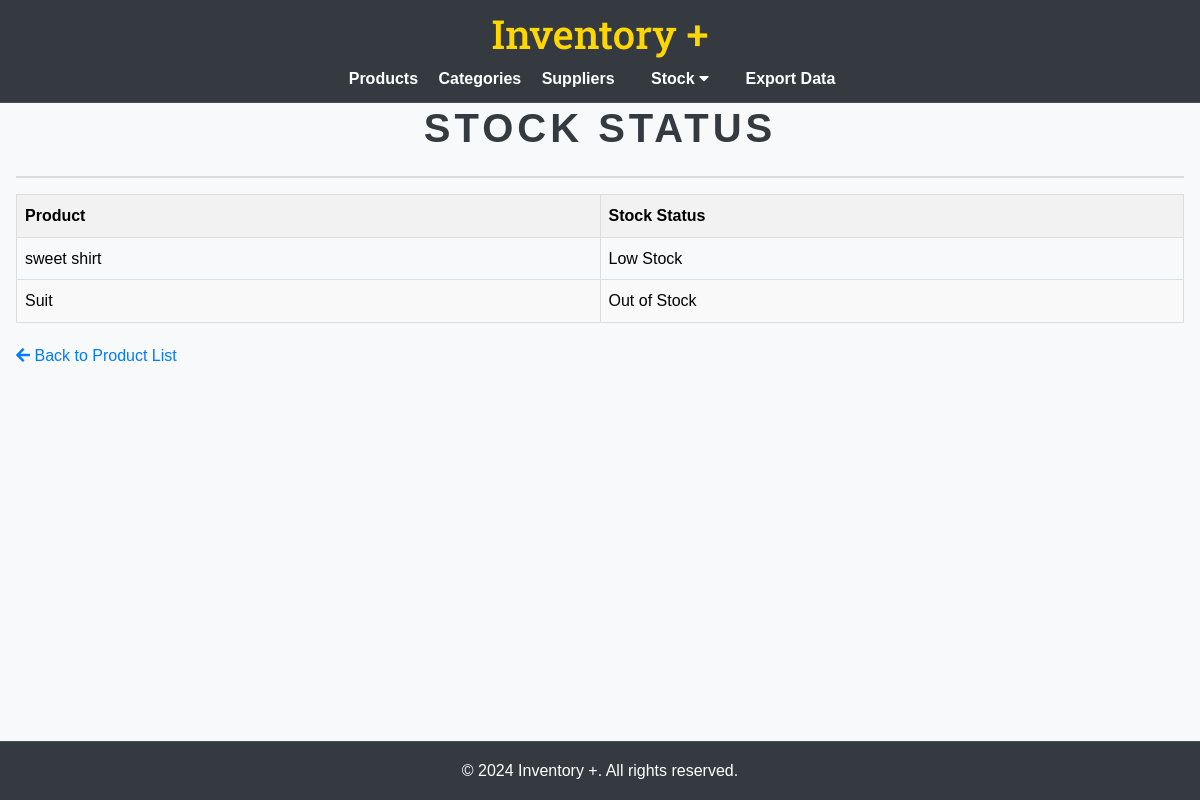
Before: /stock/status/ with the older database file.
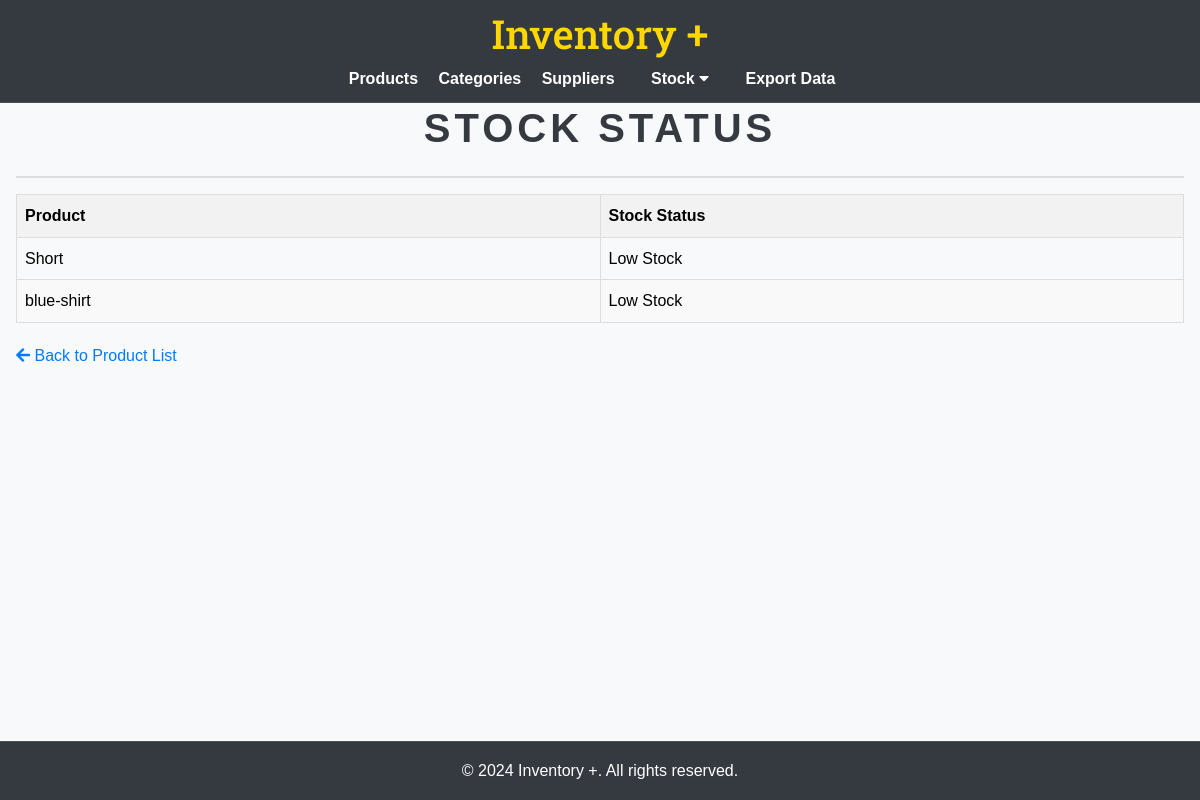
After: the same page with the newer database file.
### inventory/models.py (models this page shows, shortened)
class Product(models.Model):
    name = models.CharField(max_length=100)
    description = models.TextField()
    price = models.DecimalField(max_digits=10, decimal_places=2)
    category = models.ForeignKey(Category, on_delete=models.CASCADE, related_name='products')
    suppliers = models.ManyToManyField(Supplier, related_name='products')
    image = models.ImageField(upload_to='product_images/', null=True, blank=True)
    def get_stock_level(self):
        return self.stock_entries.aggregate(total_stock=models.Sum('quantity'))['total_stock'] or 0

### inventory/views.py (the view)
# urls.py: path('stock/status/', views.stock_status, name='stock_status'),
def stock_status(request):
    products = Product.objects.all()
    return render(request, 'inventory/stock_status.html', {'products': products})

### inventory/templates/inventory/stock_status.html (shortened to what this page needs)
{% extends "base.html" %}
{% block content %}
<div class="content-container">
    <h2>Stock Status</h2>
    <table class="stock-table">
        <thead>
            <tr>
                <th style="width: 50%">Product</th>
                <th style="width: 50%">Stock Status</th>
            </tr>
        </thead>
        <tbody>
            {% for product in products %}
            <tr>
                <td>{{ product.name }}</td>
                <td>
                    {% if product.get_stock_level > 10 %}
                    <span class="badge badge-success">In Stock</span>
                    {% elif product.get_stock_level > 0 %}
                    <span class="badge badge-warning">Low Stock</span>
                    {% else %}
                    <span class="badge badge-danger">Out of Stock</span>
                    {% endif %}
                </td>
            </tr>
            {% endfor %}
        </tbody>
    </table>
    <div style="margin-top: 20px;">
        <a href="{% url 'product_list' %}" style="color: #007bff; text-decoration: none; font-size: 16px;"> <i class="fas fa-arrow-left"></i> Back to Product List</a>
    </div>
</div>
{% endblock %}

Changed rows visible on the page:
removed Product: name "sweet shirt", shows "Low Stock"
removed Product: name "Suit", shows "Out of Stock"
added Product: name "Short", shows "Low Stock"
added Product: name "blue-shirt", shows "Low Stock"
